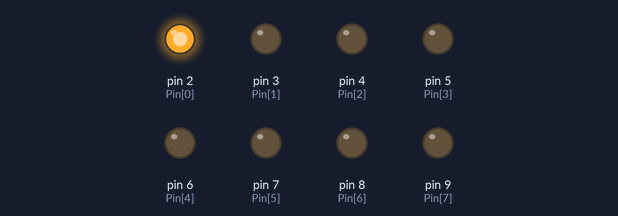
Simulated run of this sketch. Board: Arduino Uno, built with avr-gcc and run on an emulated ATmega328P. Shown: output pins drawn as LEDs (lit = HIGH).

Above: at 0.2 s.
At 1.2 s:
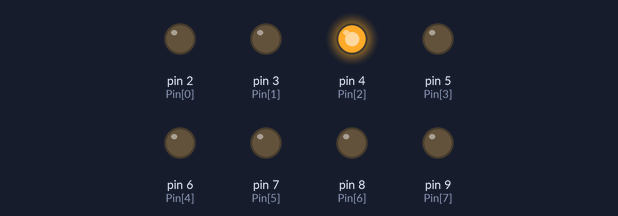
At 2.2 s:
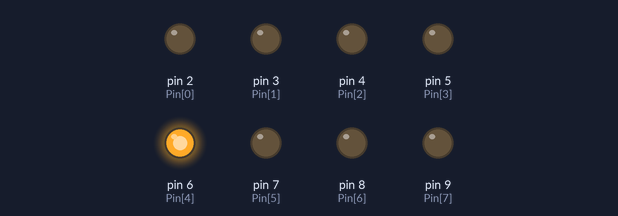
At 4.2 s:
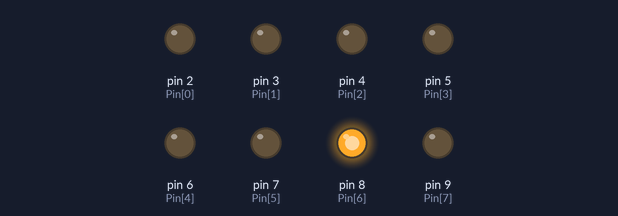
At 6.7 s:
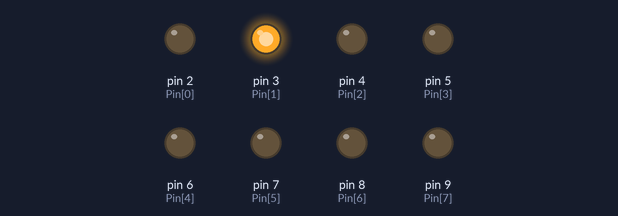
At 8.7 s:
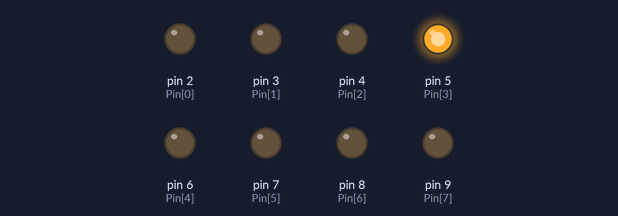
Timing chart, 0 to 9.1 s (numbered marks = the images above):
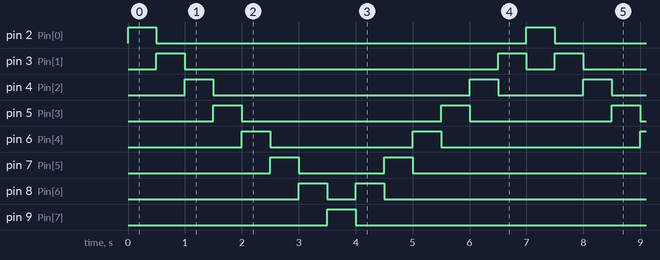

Measured:
- by itself, pin 2 (Pin[0]), pin 9 (Pin[7]): alternates HIGH for 0.50 s and LOW for 6.5 s
- by itself, pin 3 (Pin[1]): repeats every 7.0 s: LOW 5.5 s, HIGH 0.50 s, LOW 0.50 s, HIGH 0.50 s
- by itself, pin 4 (Pin[2]): repeats every 7.0 s: LOW 4.5 s, HIGH 0.50 s, LOW 1.5 s, HIGH 0.50 s
- by itself, pin 5 (Pin[3]): repeats every 7.0 s: LOW 3.5 s, HIGH 0.50 s, LOW 2.5 s, HIGH 0.50 s
- by itself, pin 6 (Pin[4]): repeats every 7.0 s: LOW 2.5 s, HIGH 0.50 s, LOW 3.5 s, HIGH 0.50 s
- by itself, pin 7 (Pin[5]): repeats every 7.0 s: LOW 1.5 s, HIGH 0.50 s, LOW 4.5 s, HIGH 0.50 s
- by itself, pin 8 (Pin[6]): repeats every 7.0 s: LOW 0.50 s, HIGH 0.50 s, LOW 5.5 s, HIGH 0.50 s

The sketch:

1312_3-6.ino
```cpp
byte Pin[]={2,3,4,5,6,7,8,9};
byte Pin_num=sizeof(Pin)/sizeof(byte);
int j=2;
void setup()
{
  // put your setup code here, to run once:
  for(int i=0; i<Pin_num; i++)
  {
    pinMode(Pin[i], OUTPUT);
  }
}

void loop()
{
  // put your main code here, to run repeatedly:

  if(j==9)
  {
    while(1)
    {
      if(j==2)
      {
        break;
      }
      digitalWrite(Pin[j-2], HIGH);
      delay(500);
      digitalWrite(Pin[j-2], LOW);
      j--;
    }
  }
  if(j==2)
  {
    while(1)
    {
      if(j==9)
      {
        break;
      }
      digitalWrite(Pin[j-2], HIGH);
      delay(500);
      digitalWrite(Pin[j-2], LOW);
      j++;
    }
  }
}
```
